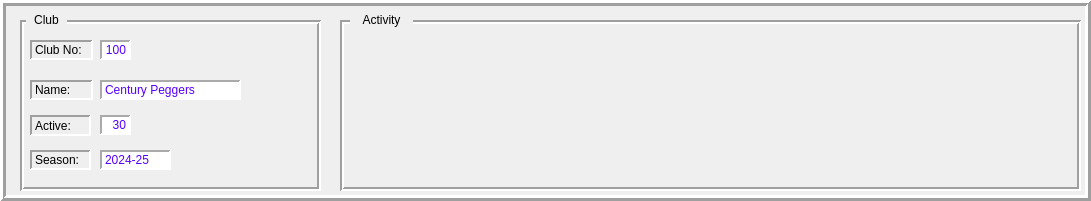
   <widget class="QFrame" name="sessionPanel">
    <property name="geometry">
     <rect>
      <x>10</x>
      <y>20</y>
      <width>1091</width>
      <height>201</height>
     </rect>
    </property>
    <property name="frameShape">
     <enum>QFrame::Shape::Box</enum>
    </property>
    <property name="frameShadow">
     <enum>QFrame::Shadow::Raised</enum>
    </property>
    <property name="lineWidth">
     <number>3</number>
    </property>
    <widget class="QFrame" name="clubPanel">
     <property name="geometry">
      <rect>
       <x>20</x>
       <y>20</y>
       <width>301</width>
       <height>171</height>
      </rect>
     </property>
     <property name="frameShape">
      <enum>QFrame::Shape::Box</enum>
     </property>
     <property name="frameShadow">
      <enum>QFrame::Shadow::Sunken</enum>
     </property>
     <property name="lineWidth">
      <number>2</number>
     </property>
     <widget class="QLabel" name="label_8">
      <property name="geometry">
       <rect>
        <x>10</x>
        <y>20</y>
        <width>63</width>
        <height>20</height>
       </rect>
      </property>
      <property name="frameShape">
       <enum>QFrame::Shape::Panel</enum>
      </property>
      <property name="frameShadow">
       <enum>QFrame::Shadow::Sunken</enum>
      </property>
      <property name="lineWidth">
       <number>2</number>
      </property>
      <property name="text">
       <string>Club No:</string>
      </property>
     </widget>
     <widget class="QLabel" name="label_17">
      <property name="geometry">
       <rect>
        <x>10</x>
        <y>95</y>
        <width>61</width>
        <height>21</height>
       </rect>
      </property>
      <property name="frameShape">
       <enum>QFrame::Shape::Panel</enum>
      </property>
      <property name="frameShadow">
       <enum>QFrame::Shadow::Sunken</enum>
      </property>
      <property name="lineWidth">
       <number>2</number>
      </property>
      <property name="text">
       <string>Active:</string>
      </property>
     </widget>
     <widget class="QLabel" name="label_18">
      <property name="geometry">
       <rect>
        <x>10</x>
        <y>60</y>
        <width>63</width>
        <height>20</height>
       </rect>
      </property>
      <property name="frameShape">
       <enum>QFrame::Shape::Panel</enum>
      </property>
      <property name="frameShadow">
       <enum>QFrame::Shadow::Sunken</enum>
      </property>
      <property name="lineWidth">
       <number>2</number>
      </property>
      <property name="text">
       <string>Name:</string>
      </property>
     </widget>
     <widget class="QLabel" name="label_19">
      <property name="geometry">
       <rect>
        <x>10</x>
        <y>130</y>
        <width>61</width>
        <height>20</height>
       </rect>
      </property>
      <property name="frameShape">
       <enum>QFrame::Shape::Panel</enum>
      </property>
      <property name="frameShadow">
       <enum>QFrame::Shadow::Sunken</enum>
      </property>
      <property name="lineWidth">
       <number>2</number>
      </property>
      <property name="text">
       <string>Season:</string>
      </property>
     </widget>
     <widget class="QLabel" name="hdrClubNumber">
      <property name="geometry">
       <rect>
        <x>80</x>
        <y>20</y>
        <width>31</width>
        <height>20</height>
       </rect>
      </property>
      <property name="autoFillBackground">
       <bool>false</bool>
      </property>
      <property name="styleSheet">
       <string notr="true">color: rgb(85, 0, 255);
background-color: rgb(255, 255, 255);</string>
      </property>
      <property name="frameShape">
       <enum>QFrame::Shape::Panel</enum>
      </property>
      <property name="frameShadow">
       <enum>QFrame::Shadow::Sunken</enum>
      </property>
      <property name="lineWidth">
       <number>2</number>
      </property>
      <property name="text">
       <string>100</string>
      </property>
      <property name="alignment">
       <set>Qt::AlignmentFlag::AlignRight|Qt::AlignmentFlag::AlignTrailing|Qt::AlignmentFlag::AlignVCenter</set>
      </property>
     </widget>
     <widget class="QLabel" name="hdrClubName">
      <property name="geometry">
       <rect>
        <x>80</x>
        <y>60</y>
        <width>141</width>
        <height>20</height>
       </rect>
      </property>
      <property name="styleSheet">
       <string notr="true">color: rgb(85, 0, 255);
background-color: rgb(255, 255, 255);</string>
      </property>
      <property name="frameShape">
       <enum>QFrame::Shape::Panel</enum>
      </property>
      <property name="frameShadow">
       <enum>QFrame::Shadow::Sunken</enum>
      </property>
      <property name="lineWidth">
       <number>2</number>
      </property>
      <property name="text">
       <string>Century Peggers</string>
      </property>
     </widget>
     <widget class="QLabel" name="hdrActivePlayerCount">
      <property name="geometry">
       <rect>
        <x>80</x>
        <y>95</y>
        <width>31</width>
        <height>20</height>
       </rect>
      </property>
      <property name="styleSheet">
       <string notr="true">color: rgb(85, 0, 255);
background-color: rgb(255, 255, 255);</string>
      </property>
      <property name="frameShape">
       <enum>QFrame::Shape::Panel</enum>
      </property>
      <property name="frameShadow">
       <enum>QFrame::Shadow::Sunken</enum>
      </property>
      <property name="lineWidth">
       <number>2</number>
      </property>
      <property name="text">
       <string>30</string>
      </property>
      <property name="alignment">
       <set>Qt::AlignmentFlag::AlignRight|Qt::AlignmentFlag::AlignTrailing|Qt::AlignmentFlag::AlignVCenter</set>
      </property>
     </widget>
     <widget class="QLabel" name="hdrSeason">
      <property name="geometry">
       <rect>
        <x>80</x>
        <y>130</y>
        <width>71</width>
        <height>20</height>
       </rect>
      </property>
      <property name="styleSheet">
       <string notr="true">color: rgb(85, 0, 255);
background-color: rgb(255, 255, 255);</string>
      </property>
      <property name="frameShape">
       <enum>QFrame::Shape::Panel</enum>
      </property>
      <property name="frameShadow">
       <enum>QFrame::Shadow::Sunken</enum>
      </property>
      <property name="lineWidth">
       <number>2</number>
      </property>
      <property name="text">
       <string>2024-25</string>
      </property>
     </widget>
    </widget>
    <widget class="QFrame" name="activityPanel">
     <property name="geometry">
      <rect>
       <x>340</x>
       <y>20</y>
       <width>741</width>
       <height>171</height>
      </rect>
     </property>
     <property name="frameShape">
      <enum>QFrame::Shape::Box</enum>
     </property>
     <property name="frameShadow">
      <enum>QFrame::Shadow::Sunken</enum>
     </property>
     <property name="lineWidth">
      <number>2</number>
     </property>
     <widget class="QStackedWidget" name="stackedActivityWidget">
      <property name="geometry">
       <rect>
        <x>11</x>
        <y>10</y>
        <width>731</width>
        <height>161</height>
       </rect>
      </property>
      <property name="currentIndex">
       <number>2</number>
      </property>
      <widget class="QWidget" name="playersActivityPage"/>
      <widget class="QWidget" name="tourneysActivityPage"/>
      <widget class="QWidget" name="reportsActivityPage"/>
      <widget class="QWidget" name="resultsActivityPage"/>
     </widget>
    </widget>
    <widget class="QLabel" name="clubFrameLabel">
     <property name="geometry">
      <rect>
       <x>26</x>
       <y>10</y>
       <width>41</width>
       <height>20</height>
      </rect>
     </property>
     <property name="autoFillBackground">
      <bool>true</bool>
     </property>
     <property name="text">
      <string>Club</string>
     </property>
     <property name="alignment">
      <set>Qt::AlignmentFlag::AlignCenter</set>
     </property>
    </widget>
    <widget class="QLabel" name="activityFrameLabel">
     <property name="geometry">
      <rect>
       <x>350</x>
       <y>10</y>
       <width>63</width>
       <height>20</height>
      </rect>
     </property>
     <property name="autoFillBackground">
      <bool>true</bool>
     </property>
     <property name="styleSheet">
      <string notr="true">opacity: 1.0;</string>
     </property>
     <property name="text">
      <string>Activity</string>
     </property>
     <property name="alignment">
      <set>Qt::AlignmentFlag::AlignCenter</set>
     </property>
    </widget>
   </widget>
